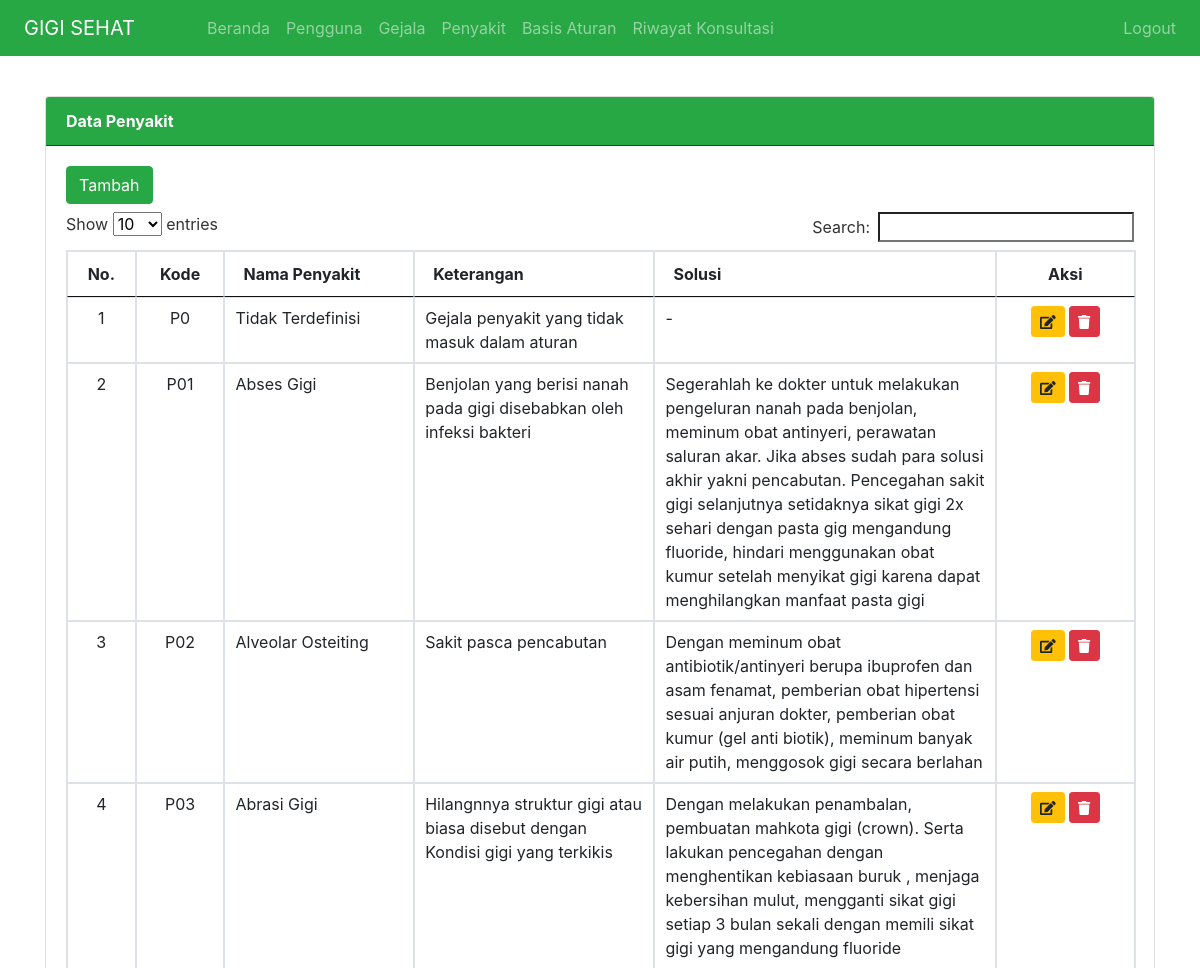
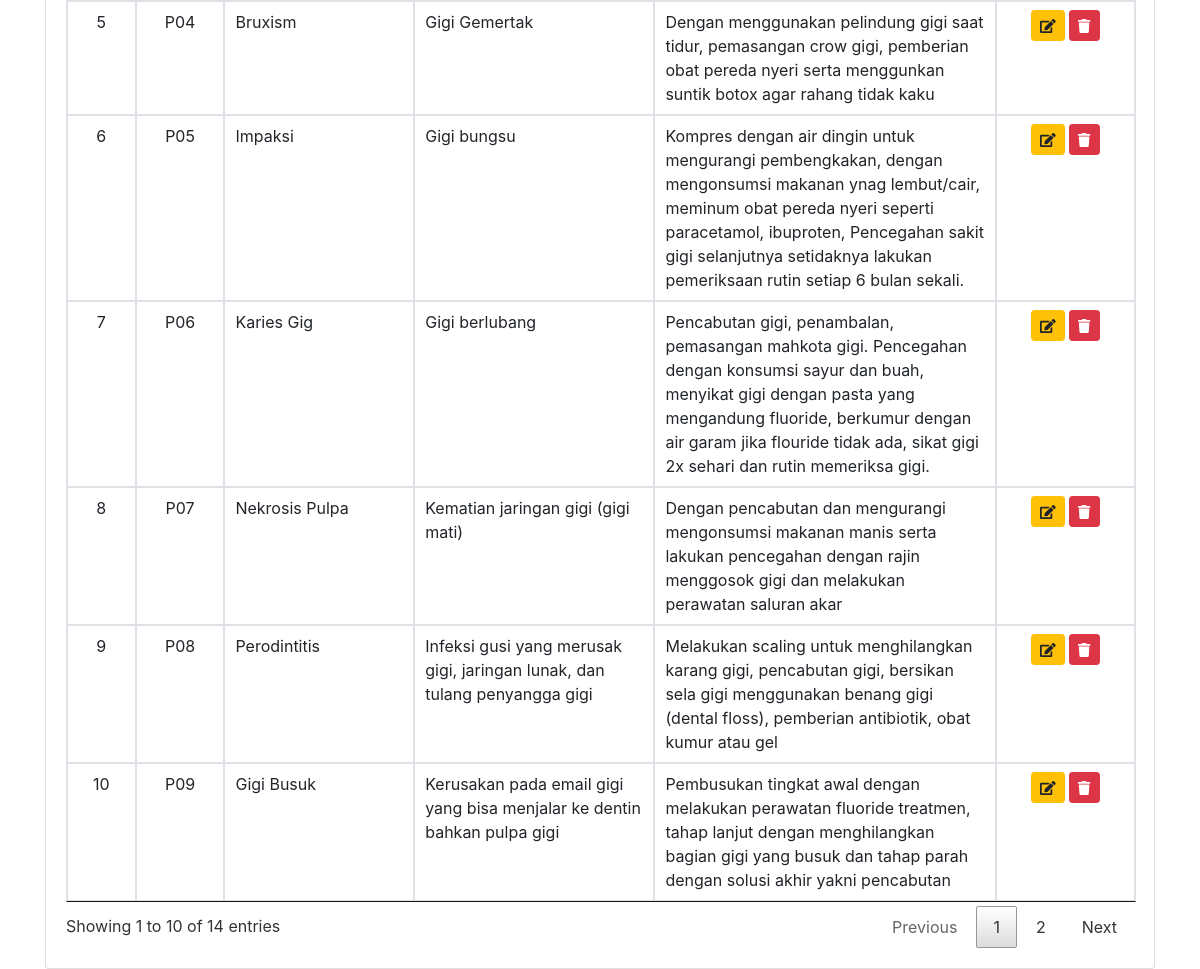
/index.php?page=penyakit (signed in), run on the app's committed database (2 pictures, top to bottom).
### tables this page shows
CREATE TABLE `penyakit` (
  `idpenyakit` int NOT NULL,
  `kode_penyakit` varchar(3) NOT NULL,
  `nmpenyakit` varchar(50) DEFAULT NULL,
  `keterangan` text,
  `solusi` text
);

### views/penyakit/penyakit.php (the view, shortened to what this page needs)
<!DOCTYPE html>
<html lang="en">
<head>
</head>
<body>
    <div class="card">
        <div class="card-header bg-success text-white border-dark"><strong>Data Penyakit</strong></div>
        <div class="card-body">
            <a class="btn btn-success mb-2" href="?page=penyakit&action=tambah">Tambah</a>
            <table class="table table-bordered" id="myTable">
                <thead>
                    <tr>
                        <th width="30px" class="text-center">No. </th>
                        <th width="50px" class="text-center">Kode</th>
                        <th width="150px">Nama Penyakit</th>
                        <th width="200px">Keterangan</th>
                        <th width="300px">Solusi</th>
                        <th width="100px" class="text-center">Aksi</th>
                    </tr>
                </thead>
                <tbody>
                    <?php
                    $no = 1;
                    $sql = "SELECT*FROM penyakit ORDER BY kode_penyakit ASC";
                    $result = $koneksi->query($sql);
                    while ($row = $result->fetch_assoc()) {
                    ?>
                        <tr>
                            <td class="text-center"><?php echo $no++; ?></td>
                            <td class="text-center"><?php echo $row['kode_penyakit']; ?></td>
                            <td><?php echo $row['nmpenyakit']; ?></td>
                            <td><?php echo $row['keterangan']; ?></td>
                            <td><?php echo $row['solusi']; ?></td>
                            <td class="text-center ">
                                <a class="btn btn-warning btn-sm " href="?page=penyakit&action=update&id=<?php echo $row['idpenyakit']; ?>">
                                    <i class="fas fa-edit"></i>
                                </a>
                                <a onclick="return confirm('Yakin menghapus data ini ?')" class="btn btn-danger btn-sm" href="?page=penyakit&action=hapus&id=<?php echo $row['idpenyakit']; ?>">
                                    <i class="fas fa-trash"></i>
                                </a>
                            </td>
                        </tr>
                    <?php
                    }
                    ?>
                </tbody>
            </table>
        </div>
    </div>
</body>
</html>

### assets/css/all.css (style rules this page uses)
.fa-edit:before { content:"\f044" }
.fa-trash:before { content:"\f1f8" }

### data on the page
penyakit: kode_penyakit "P0", nmpenyakit "Tidak Terdefinisi", keterangan "Gejala penyakit yang tidak masuk dalam aturan", solusi "-"
penyakit: kode_penyakit "P01", nmpenyakit "Abses Gigi", keterangan "Benjolan yang berisi nanah pada gigi disebabkan oleh infeksi bakteri", solusi "Segerahlah ke dokter untuk melakukan pengeluran nanah pada benjolan, meminum obat antinyeri, perawatan saluran akar. Jika abses sudah para solusi akhir yakni pencabutan. Pencegahan sakit gigi selanjutnya setidaknya sikat gigi 2x sehari dengan pasta gig mengandung fluoride, hindari menggunakan obat kumur setelah menyikat gigi karena dapat menghilangkan manfaat pasta gigi"
penyakit: kode_penyakit "P02", nmpenyakit "Alveolar Osteiting", keterangan "Sakit pasca pencabutan", solusi "Dengan meminum obat antibiotik/antinyeri berupa ibuprofen dan asam fenamat, pemberian obat hipertensi sesuai anjuran dokter, pemberian obat kumur (gel anti biotik), meminum banyak air putih, menggosok gigi secara berlahan"
penyakit: kode_penyakit "P03", nmpenyakit "Abrasi Gigi", keterangan "Hilangnnya struktur gigi atau biasa disebut dengan Kondisi gigi yang terkikis", solusi "Dengan melakukan penambalan, pembuatan mahkota gigi (crown). Serta lakukan pencegahan dengan menghentikan kebiasaan buruk , menjaga kebersihan mulut, mengganti sikat gigi setiap 3 bulan sekali dengan memili sikat gigi yang mengandung fluoride"
penyakit: kode_penyakit "P04", nmpenyakit "Bruxism", keterangan "Gigi Gemertak", solusi "Dengan menggunakan pelindung gigi saat tidur, pemasangan crow gigi, pemberian obat pereda nyeri serta menggunkan suntik botox agar rahang tidak kaku"
penyakit: kode_penyakit "P05", nmpenyakit "Impaksi", keterangan "Gigi bungsu", solusi "Kompres dengan air dingin untuk mengurangi pembengkakan, dengan mengonsumsi makanan ynag lembut/cair, meminum obat pereda nyeri seperti paracetamol, ibuproten, Pencegahan sakit gigi selanjutnya setidaknya lakukan pemeriksaan rutin setiap 6 bulan sekali."
penyakit: kode_penyakit "P06", nmpenyakit "Karies Gig", keterangan "Gigi berlubang", solusi "Pencabutan gigi, penambalan, pemasangan mahkota gigi. Pencegahan dengan konsumsi sayur dan buah, menyikat gigi dengan pasta yang mengandung fluoride, berkumur dengan air garam jika flouride tidak ada, sikat gigi 2x sehari dan rutin memeriksa gigi."
penyakit: kode_penyakit "P07", nmpenyakit "Nekrosis Pulpa", keterangan "Kematian jaringan gigi (gigi mati)", solusi "Dengan pencabutan dan mengurangi mengonsumsi makanan manis serta lakukan pencegahan dengan rajin menggosok gigi dan melakukan perawatan saluran akar"
penyakit: kode_penyakit "P08", nmpenyakit "Perodintitis", keterangan "Infeksi gusi yang merusak gigi, jaringan lunak, dan tulang penyangga gigi", solusi "Melakukan scaling untuk menghilangkan karang gigi, pencabutan gigi, bersikan sela gigi menggunakan benang gigi (dental floss), pemberian antibiotik, obat kumur atau gel"
penyakit: kode_penyakit "P09", nmpenyakit "Gigi Busuk", keterangan "Kerusakan pada email gigi yang bisa menjalar ke dentin bahkan pulpa gigi", solusi "Pembusukan tingkat awal dengan melakukan perawatan fluoride treatmen, tahap lanjut dengan menghilangkan bagian gigi yang busuk dan tahap parah dengan solusi akhir yakni pencabutan"
